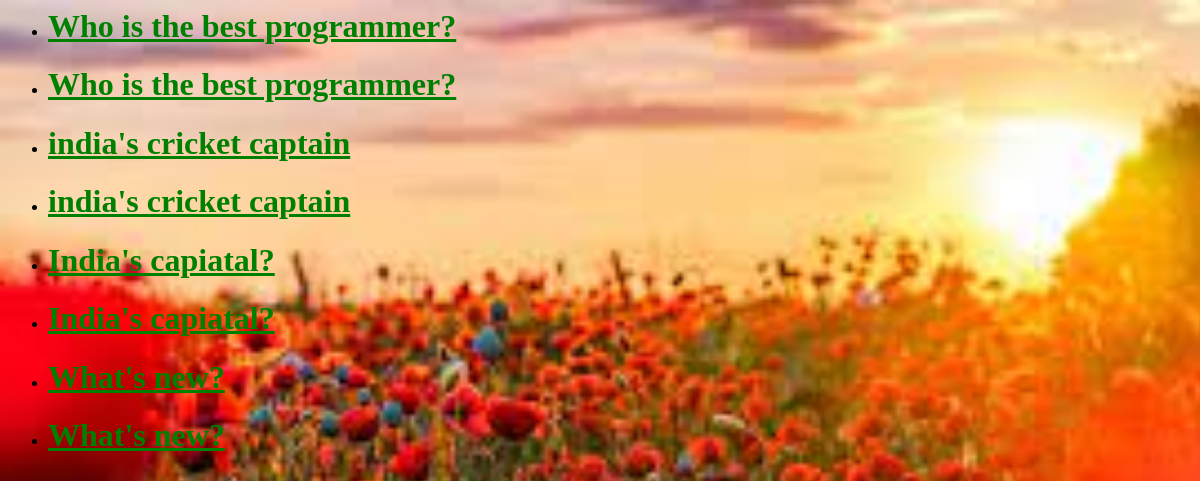
Screenshot of /polls/ with the database file from the repository.
### polls/models.py (models this page shows, shortened)
class Question(models.Model):
    question_text = models.CharField(max_length=200)
    pub_date = models.DateTimeField('date published')

### polls/views.py (the view)
# urls.py: path('',  views.IndexView.as_view(), name="index"),
class IndexView(generic.ListView):
    template_name = "polls/index.html"
    context_object_name = "latest_question_list"
    def get_queryset(self):
        return Question.objects. \
                   filter(pub_date__lte=timezone.now()) \
                   .order_by("-pub_date")[:5]

### polls/templates/polls/index.html
{% load static %}
<link rel="stylesheet" type="text/css" href="{% static 'polls/style.css' %}">
{% if latest_question_list %}
    <ul>
        {% for question in latest_question_list %}
        <li><h1><a href="/polls/{{question.id}}/">{{ question.question_text  }} </a></h1></li>
        <li><h1><a href="{% url 'polls:detail' question.id%}">{{question.question_text}} </a></h1></li>
        {% endfor %}
    </ul>
{% else %}
    <p> No polls are aviliable </p>
{% endif %}

### polls/static/polls/style.css (style rules this page uses)
li a { color : green; }

### rows the page displays
Question: question_text "Who is the best programmer?"
Question: question_text "india's cricket captain"
Question: question_text "India's capiatal?"
Question: question_text "What's new?"
